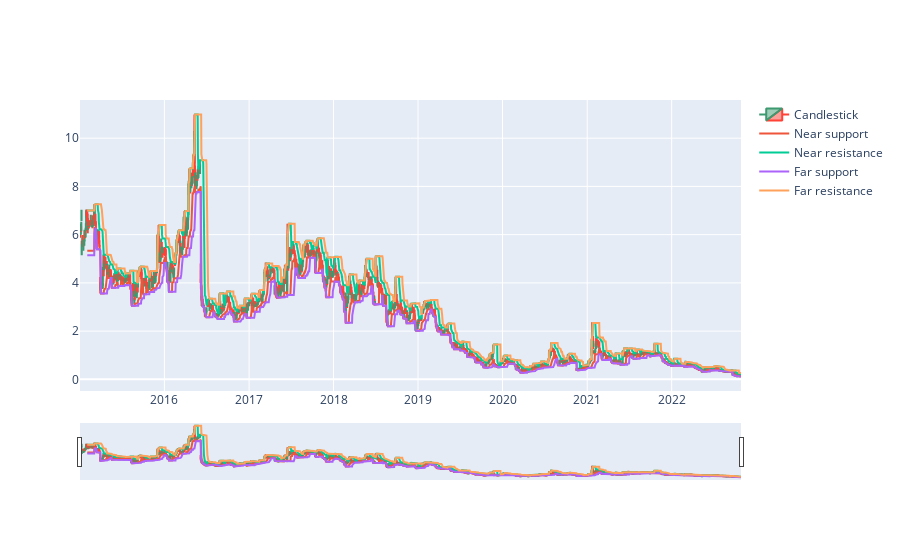

The notebook cell this image was saved under:
### Code cell
algo = Grab(10, 20, True)
trade_hist = algo.trade(hist)

trade_hist.to_csv("trade.csv")
algo.plot2(trade_hist)
algo.plot(trade_hist)

### Figure 1 — Plotly figure (JSON) as saved in the notebook; plotly's stock layout.template omitted (floating-point values rounded to 4 significant figures; data arrays with more than 128 entries replaced by an {"elided": "..."} marker saying what was removed)
{"data": [{"close": {"elided": "1970 float values"}, "high": {"elided": "1970 float values"}, "low": {"elided": "1970 float values"}, "name": "Candlestick", "open": {"elided": "1970 float values"}, "type": "candlestick", "x": {"elided": "1970 str values"}}, {"name": "Near support", "type": "scatter", "x": {"elided": "1970 str values"}, "y": {"elided": "1970 float values"}}, {"name": "Near resistance", "type": "scatter", "x": {"elided": "1970 str values"}, "y": {"elided": "1970 float values"}}, {"name": "Far support", "type": "scatter", "x": {"elided": "1970 str values"}, "y": {"elided": "1970 float values"}}, {"name": "Far resistance", "type": "scatter", "x": {"elided": "1970 str values"}, "y": {"elided": "1970 float values"}}], "layout": {}}
